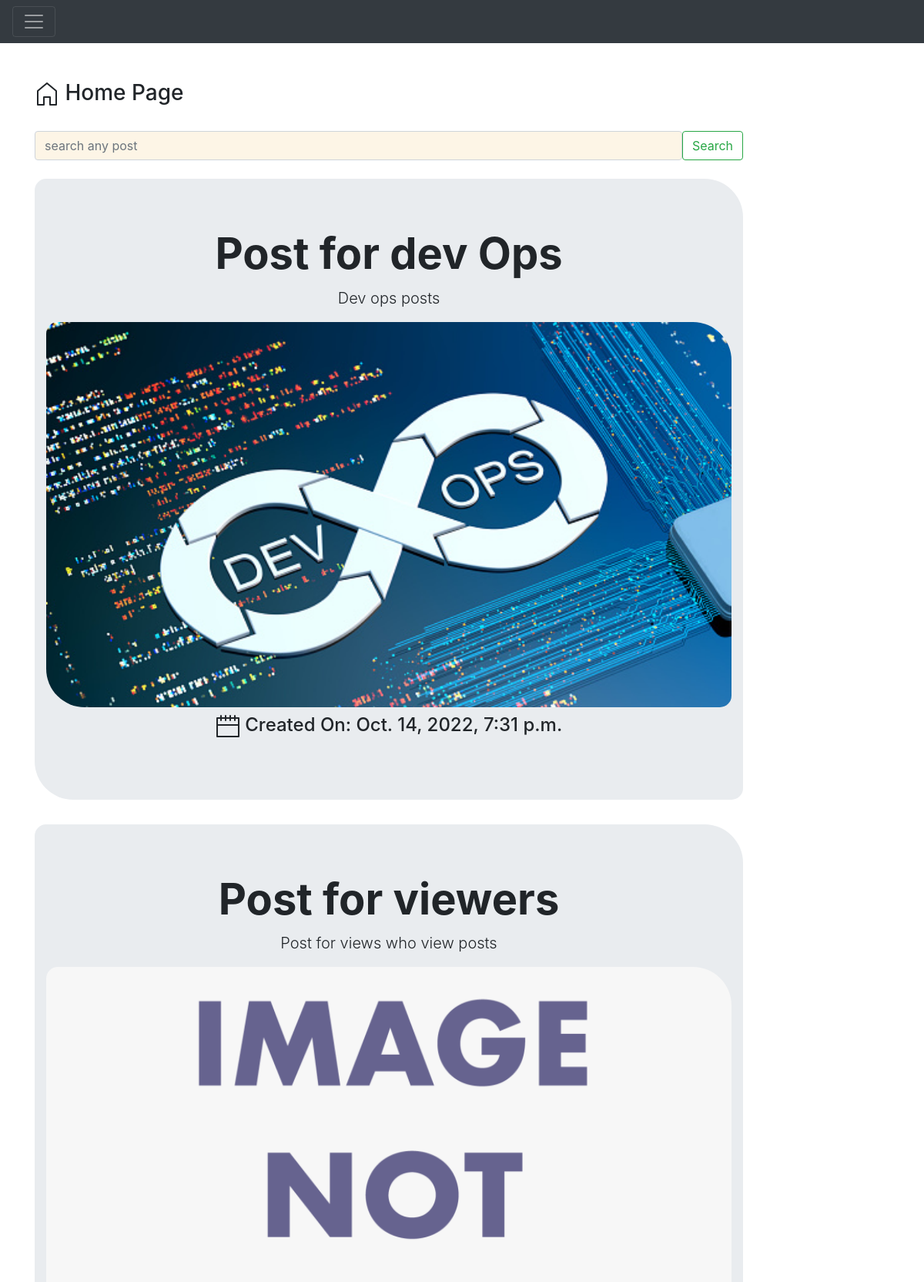
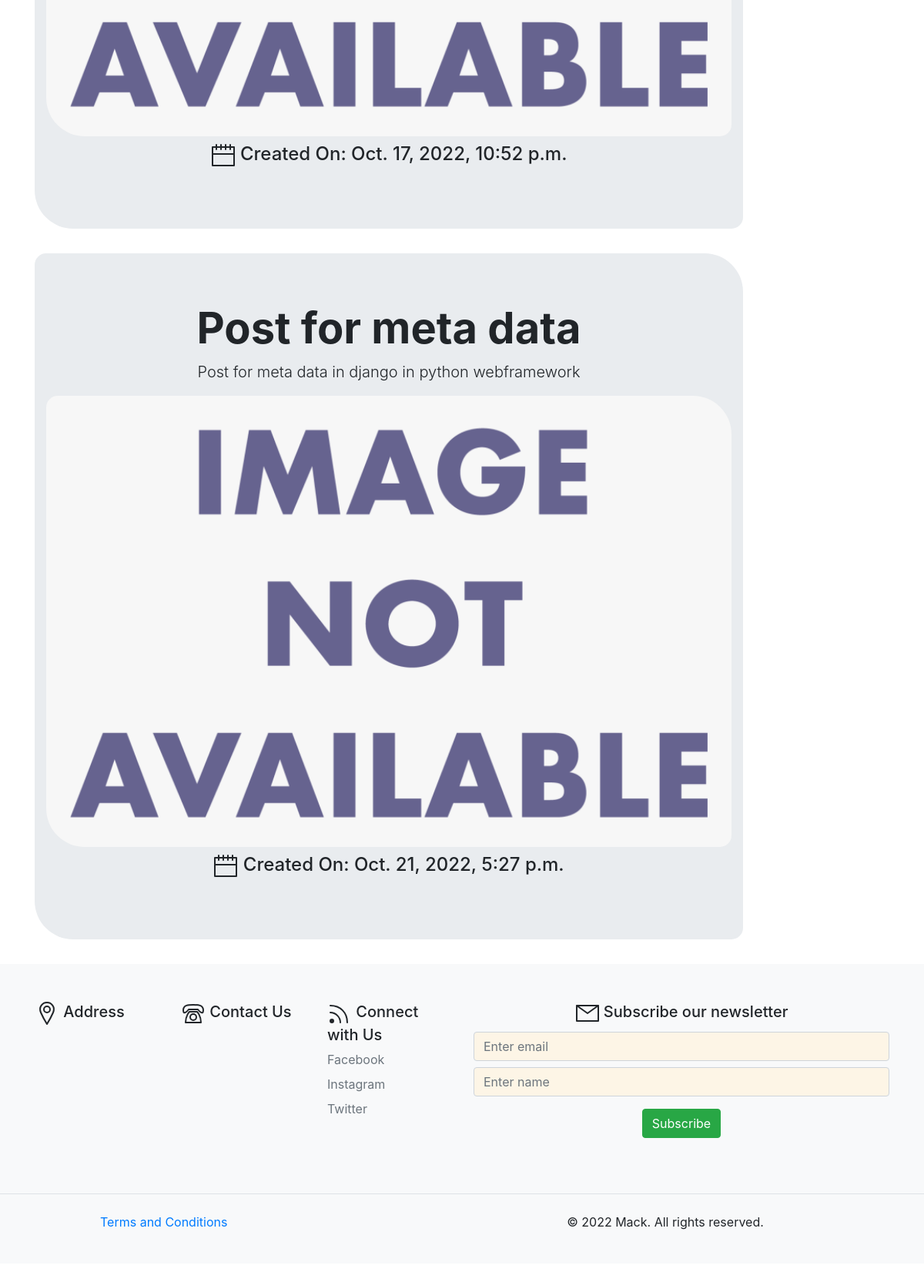
The page / on the database its author committed (2 pictures, top to bottom).
### blog/models.py (models this page shows, shortened)
class Post(models.Model):
    title = models.CharField(max_length=500)
    description = models.TextField(max_length=500)
    photo = models.ImageField(upload_to='static/images/',blank=True)
    created_at = models.DateTimeField(auto_now_add=True)
    updated_at = models.DateTimeField(auto_now=True)
    class Meta:
        verbose_name = 'Post'
        verbose_name_plural = 'Post'

### blog/views.py (the view)
# urls.py: 2. Add a URL to urlpatterns:  path('', views.home, name='home')
def home(request):
    posts = Post.objects.all().order_by('id')
    return render(request, 'blog/home.html', {'posts': posts},)

### blog/templates/blog/home.html (shortened to what this page needs)
{% extends 'blog/base.html' %}
{% load  static %}
{% block content%}
<div class="col-sm-10">
    <h3>
      <svg id="i-home" xmlns="http://www.w3.org/2000/svg" viewBox="0 0 32 32" width="32" height="32" fill="none" stroke="currentcolor" stroke-linecap="round" stroke-linejoin="round" stroke-width="2">
        <path d="M12 20 L12 30 4 30 4 12 16 2 28 12 28 30 20 30 20 20 Z" />
    </svg>
    Home Page
    </h3><br>
    <form class="d-flex" role="search"  action="{% url 'search'%}">
        <input class="form-control me-2" type="search" placeholder="search any post" name="search">
        <button class="btn btn-outline-success" type="submit">Search</button>
      </form>
      <br>
    {%for post in posts%}
    <div class="jumbotron jumbotron-fluid" style="border-radius: 15px 50px;">
        <div class="container text-center">
            <h1 class="display-4 font-weight-bold">{{post.title}}</h1>
            <p class="lead">{{post.description}}</p>
            {% if post.photo%}
            <img src="{{post.photo.url}}" alt="no image found" height=150 width=300  class="responsive">
            {% else %}
            <td><img src="/static/images/image_not_found.png" alt="" height=150 width=300 class="responsive"></img></td>
            {% endif %}
          <div class="container py-2">
            <h4 ><svg id="i-calendar" xmlns="http://www.w3.org/2000/svg" viewBox="0 0 32 32" width="32" height="32" fill="none" stroke="currentcolor" stroke-linecap="round" stroke-linejoin="round" stroke-width="2">
              <path d="M2 6 L2 30 30 30 30 6 Z M2 15 L30 15 M7 3 L7 9 M13 3 L13 9 M19 3 L19 9 M25 3 L25 9" />
          </svg> Created On: {{post.created_at}}</h4>
        </div>
        </div>
    </div>
    {% endfor %}
</div>
{% endblock content%}

### blog/static/blog/css/style.css (style rules this page uses)
.form-control, .form-control:focus { background-color: oldlace; }

### blog/templates/blog/home.html (style rules this page uses)
.responsive { width: 100%; height: auto; border-radius: 15px 50px; }

### rows shown on the page
Post: title "Post for dev Ops", description "Dev ops posts", photo (picture), created_at "Oct. 14, 2022, 7:31 p.m."
Post: title "Post for viewers", description "Post for views who view posts", created_at "Oct. 17, 2022, 10:52 p.m."
Post: title "Post for meta data", description "Post for meta data in django in python webframework", created_at "Oct. 21, 2022, 5:27 p.m."
